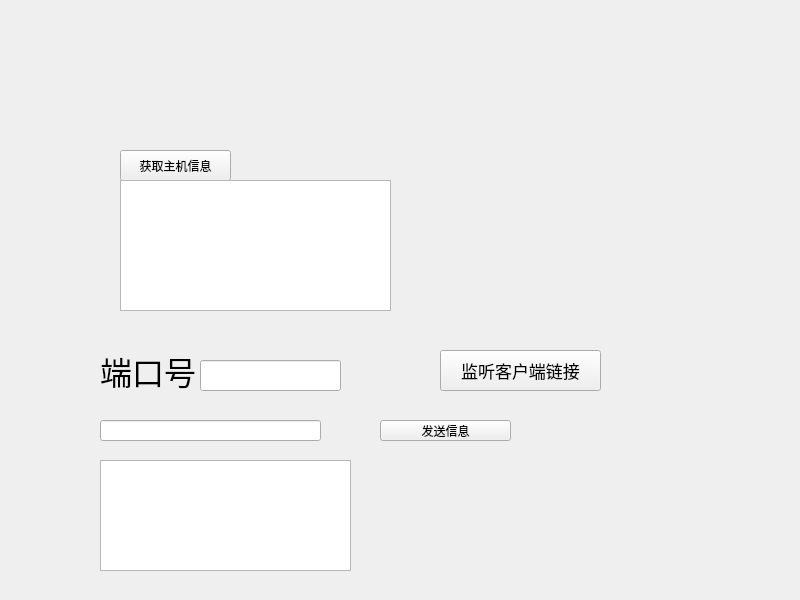
<?xml version="1.0" encoding="UTF-8"?>
<ui version="4.0">
 <class>Widget</class>
 <widget class="QWidget" name="Widget">
  <property name="geometry">
   <rect>
    <x>0</x>
    <y>0</y>
    <width>800</width>
    <height>600</height>
   </rect>
  </property>
  <property name="windowTitle">
   <string>Widget</string>
  </property>
  <widget class="QPushButton" name="HostBtn">
   <property name="geometry">
    <rect>
     <x>120</x>
     <y>150</y>
     <width>111</width>
     <height>31</height>
    </rect>
   </property>
   <property name="text">
    <string>获取主机信息</string>
   </property>
  </widget>
  <widget class="QTextEdit" name="Edit">
   <property name="geometry">
    <rect>
     <x>120</x>
     <y>180</y>
     <width>271</width>
     <height>131</height>
    </rect>
   </property>
  </widget>
  <widget class="QPushButton" name="MBtn">
   <property name="geometry">
    <rect>
     <x>440</x>
     <y>350</y>
     <width>161</width>
     <height>41</height>
    </rect>
   </property>
   <property name="font">
    <font>
     <pointsize>13</pointsize>
    </font>
   </property>
   <property name="text">
    <string>监听客户端链接</string>
   </property>
  </widget>
  <widget class="QLabel" name="label">
   <property name="geometry">
    <rect>
     <x>100</x>
     <y>350</y>
     <width>121</width>
     <height>41</height>
    </rect>
   </property>
   <property name="font">
    <font>
     <pointsize>24</pointsize>
    </font>
   </property>
   <property name="text">
    <string>端口号</string>
   </property>
  </widget>
  <widget class="QLineEdit" name="PortEdit">
   <property name="geometry">
    <rect>
     <x>200</x>
     <y>360</y>
     <width>141</width>
     <height>31</height>
    </rect>
   </property>
   <property name="font">
    <font>
     <pointsize>17</pointsize>
    </font>
   </property>
   <property name="text">
    <string/>
   </property>
  </widget>
  <widget class="QTextEdit" name="GetText">
   <property name="geometry">
    <rect>
     <x>100</x>
     <y>460</y>
     <width>251</width>
     <height>111</height>
    </rect>
   </property>
  </widget>
  <widget class="QLineEdit" name="SendEdit">
   <property name="geometry">
    <rect>
     <x>100</x>
     <y>420</y>
     <width>221</width>
     <height>21</height>
    </rect>
   </property>
  </widget>
  <widget class="QPushButton" name="SendBtn">
   <property name="geometry">
    <rect>
     <x>380</x>
     <y>420</y>
     <width>131</width>
     <height>21</height>
    </rect>
   </property>
   <property name="font">
    <font>
     <pointsize>9</pointsize>
    </font>
   </property>
   <property name="text">
    <string>发送信息</string>
   </property>
  </widget>
 </widget>
 <resources/>
 <connections/>
</ui>
